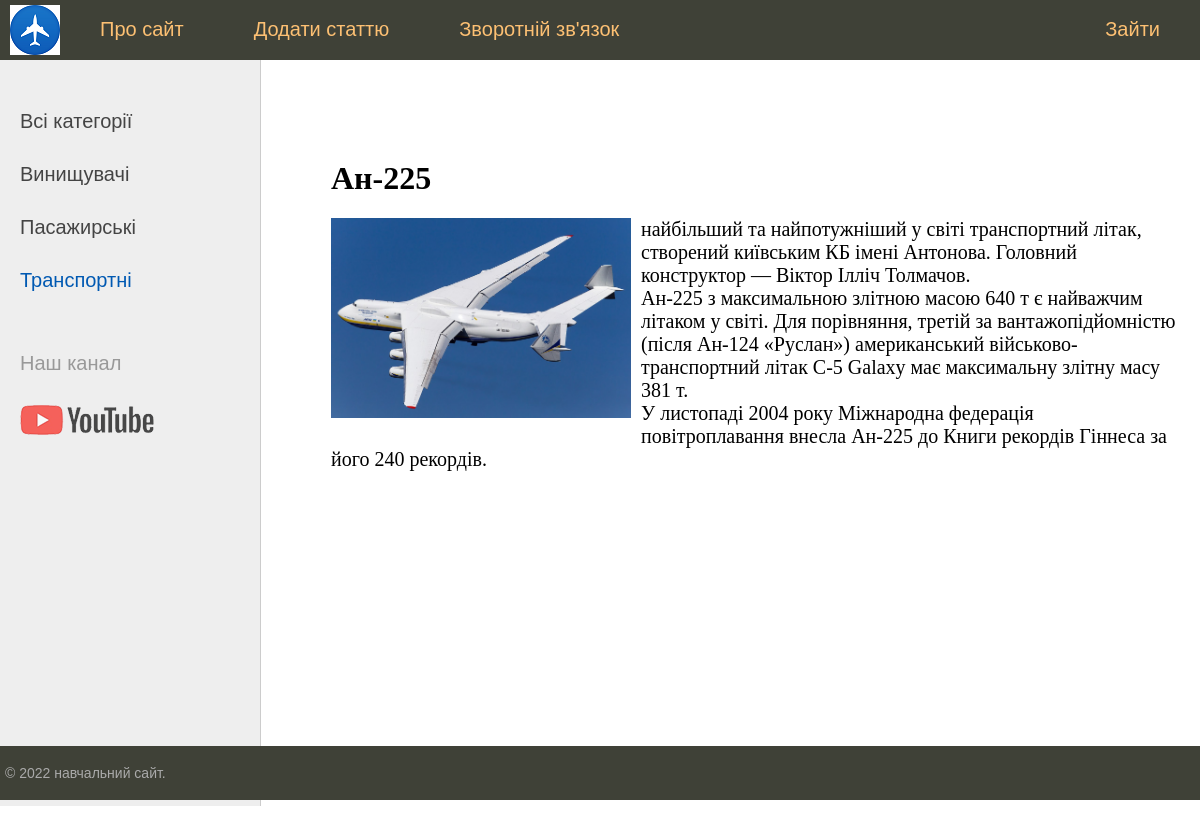
Screenshot of /post/An225/ with the database file from the repository.
### planes/models.py (models this page shows, shortened)
class Category(models.Model):
    name = models.CharField(max_length=100, db_index=True)
    slug = models.SlugField(max_length=255, unique=True, db_index=True)
    def get_absolute_url(self):
        return reverse('category', kwargs={'cat_id': self.pk})

class Plane(models.Model):
    title = models.CharField(max_length=255)
    slug = models.SlugField(max_length=255, unique=True, db_index=True)
    content = models.TextField(blank=True)
    photo = models.ImageField(upload_to="photos/%Y/%m/%d/")
    time_create = models.DateTimeField(auto_now_add=True)
    time_update = models.DateTimeField(auto_now=True)
    is_published = models.BooleanField(default=True)
    cat = models.ForeignKey('Category', on_delete=models.PROTECT, null=True)

### planes/views.py (the view)
# urls.py: path('post/<slug:post_slug>/', show_post, name='post'),
def show_post(request, post_slug):
    post = get_object_or_404(Plane, slug=post_slug)
    context = {
        'post': post,
        'menu': menu,
        'title': post.title,
        'cat_selected': post.cat_id,
    }
    return render(request, 'planes/post.html', context=context)

### planes/templatetags/planes_tags.py (called while the page is built)
@register.inclusion_tag('planes/list_categories.html')
def show_categories(sort=None, cat_selected=0):
    if not sort:
        cats = Category.objects.all()
    else:
        cats = Category.objects.order_by(sort)
    return {"cats": cats, "cat_selected": cat_selected}

### planes/templates/planes/post.html
{% extends 'planes/base.html' %}
{% block content %}
<h1>{{post.title}}</h1>
{% if post.photo %}
<p><img class="img-article-left" src="{{post.photo.url}}"></p>
{% endif %}
{{post.content|linebreaks}}
{% endblock %}

### planes/templates/planes/list_categories.html
{% for c in cats %}
	{% if c.pk == cat_selected %}
		<li class="selected">{{c.name}}</li>
	{% else %}
		<li><a href="{{ c.get_absolute_url }}">{{c.name}}</a></li>
	{% endif %}
{% endfor %}

### planes/static/planes/css/styles.css (style rules this page uses)
html, body { font-family: 'Arial'; margin: 0; padding: 0; height: 100%; width: 100%; color: #444; }
a { color: #0059b2; text-decoration: none; }
img { max-width: 600px; height: auto; }
img.img-article-left { max-width: 300px; height: auto; float: left; padding: 0 10px 10px 0; }
.left-chapters ul li { margin: 30px 0 0 0; color: #999; }
.left-chapters ul li.selected { color: #0059b2; }
.left-chapters ul li a { color: #444; text-decoration: none; }
.content-text h1 { font-size: 32px; }

### rows the page displays
Category: name "Винищувачі"
Category: name "Пасажирські"
Category: name "Транспортні"
Plane: title "Ан-225", photo (picture), content "найбільший та найпотужніший у світі транспортний літак, створений київським КБ імені Антонова. Головний конструктор — Віктор Ілліч Толмачов. Ан-225 з максимальною злітною масою 640 т є найважчим літаком у світі. Для порівняння, третій за вантажопідйомністю (після Ан-124 «Руслан») американський військово-транспортний літак C-5 Galaxy має максимальну злітну масу 381 т. У листопаді 2004 року Міжнародна федерація повітроплавання внесла Ан-225 до Книги рекордів Гіннеса за його 240 рекордів."

### other values shown
{{ m.title }} "Про сайт" "Додати статтю" "Зворотній зв'язок"
{{ m.title }} "Зайти"
